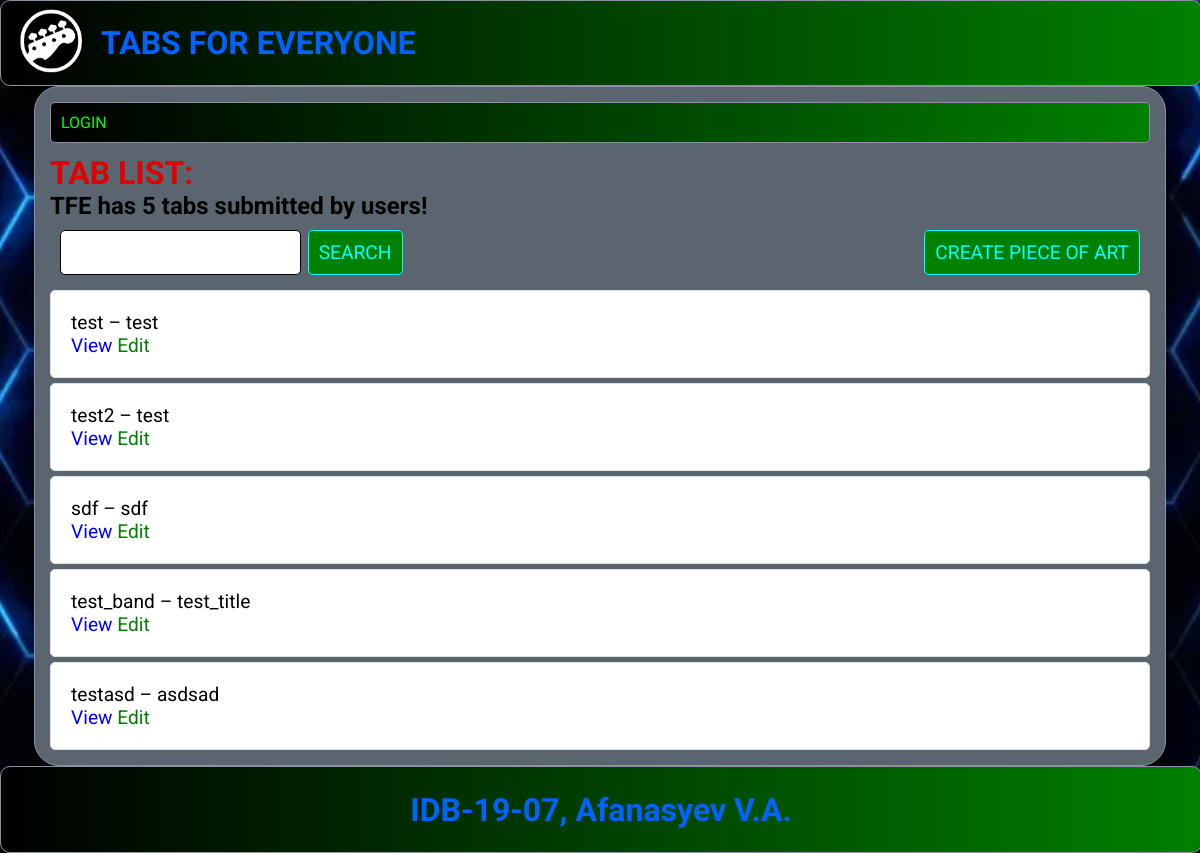
The app's page /, older data.
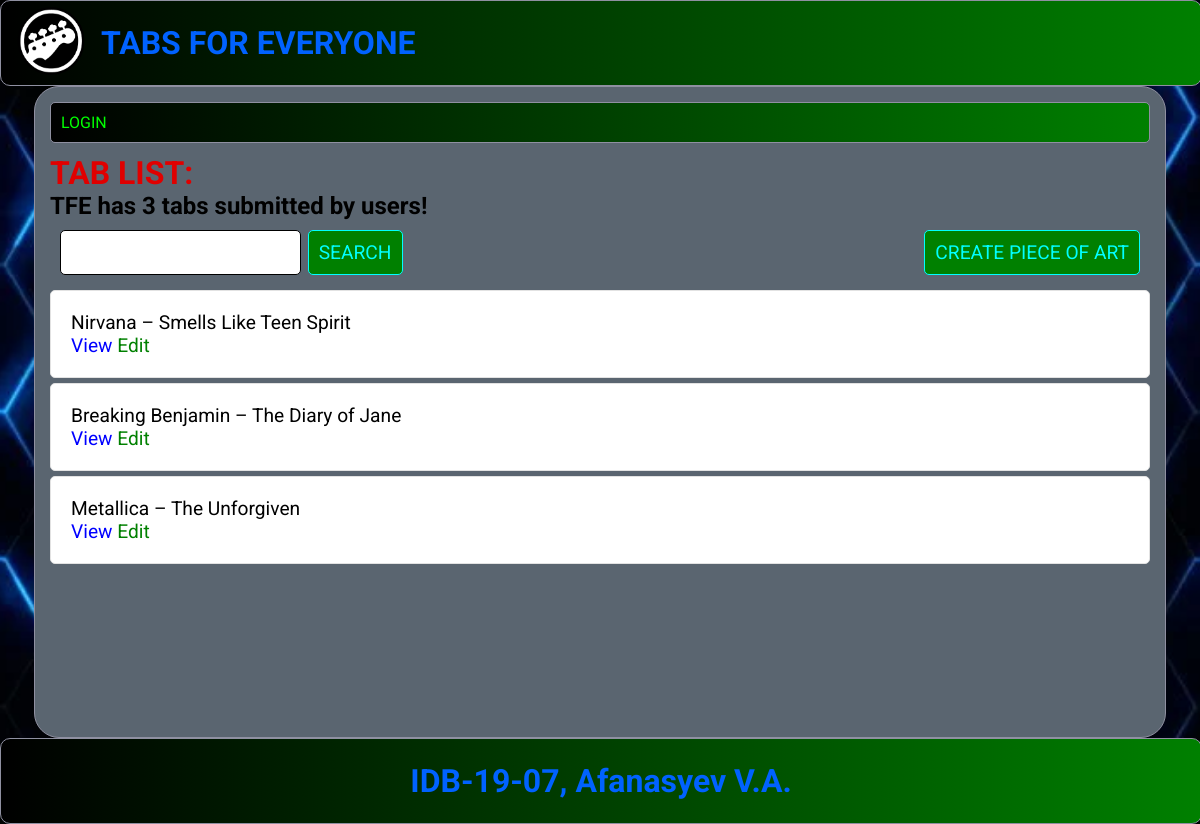
The same page, newer data.
### tfe/models.py (models this page shows, shortened)
class Tab(models.Model):
    user = models.ForeignKey(User, on_delete=models.CASCADE, null=True, blank=True)
    time = models.DateTimeField(auto_now_add=True)
    band = models.CharField(max_length=100)
    album = models.CharField(max_length=100, null=True)
    title = models.CharField(max_length=100)
    instrument = models.CharField(max_length=100)
    description = models.TextField(null=True, blank=True)
    tab_image = models.ImageField(upload_to='images/')
    audio_file = models.FileField()

### tfe/views.py (the view)
# urls.py: path('', TabList.as_view(), name='tabs'),
class TabList(ListView):
    model = Tab
    context_object_name = 'tabs'
    template_name = 'tfe/index.html'
    def get_context_data(self, *, object_list=None, **kwargs):
        context = super().get_context_data(**kwargs)
        context['tab_count'] = context['tabs'].count()
        title_search_input = self.request.GET.get('search_area') or ''
        if title_search_input:
            context['tabs'] = context['tabs'].filter(
                title__startswith=title_search_input,
            )
        context['title_search_input'] = title_search_input
        return context

### tfe/templates/tfe/index.html
{% extends 'tfe/main.html' %}
{% block content %}
    <div class="user-bar">
        {% if request.user.is_authenticated %}
            <p>YOU ARE LOGGED IN AS: {{ request.user }}</p>
            <a href="{% url 'tfe:logout' %}">LOGOUT</a>
        {% else %}
            <a href="{% url 'tfe:login' %}">LOGIN</a>
        {% endif %}
    </div>
    <h1 style="color: #e00000" class="tab-list-text">TAB LIST:</h1>
    {% if tab_count > 0 %}
        <h2>TFE has {{ tab_count }} tab{{ tab_count|pluralize:"s" }} submitted by users!</h2>
    {% endif %}
    <div class="search-create-wrapper">
        <form method="GET" class="search-area">
            <input type="text" name="search_area" value="{{ search_input }}">
            <input style="margin-left: 2%;" class="custom-button" type="submit" value="SEARCH">
        </form>
        <a class="custom-button" href="{% url 'tfe:tab_create' %}">CREATE PIECE OF ART</a>
    </div>
    <div class="tab-list-wrapper">
        {% for tab in tabs %}
            <div class="tab-wrapper">
                <div class="tab-band-title">
                    <p>{{ tab.band }} – {{ tab.title }}</p>
                    <a style="color: blue" href="{% url 'tfe:tab' tab.id %}">View</a>
                    <a style="color: green" href="{% url 'tfe:tab_update' tab.id %}">Edit</a>
                </div>
            </div>
            {% empty %}
                <h3>No tabs in list</h3>
        {% endfor %}
    </div>
{% endblock content %}

Row changes from the older to the newer data that the page shows:
removed Tab: band "test", title "test"
removed Tab: band "test2", title "test"
removed Tab: band "sdf", title "sdf"
removed Tab: band "test_band", title "test_title"
removed Tab: band "testasd", title "asdsad"
added Tab: band "Nirvana", title "Smells Like Teen Spirit"
added Tab: band "Breaking Benjamin", title "The Diary of Jane"
added Tab: band "Metallica", title "The Unforgiven"
Text that changed along with them:
{{ tab_count }}: "5" → "3"
